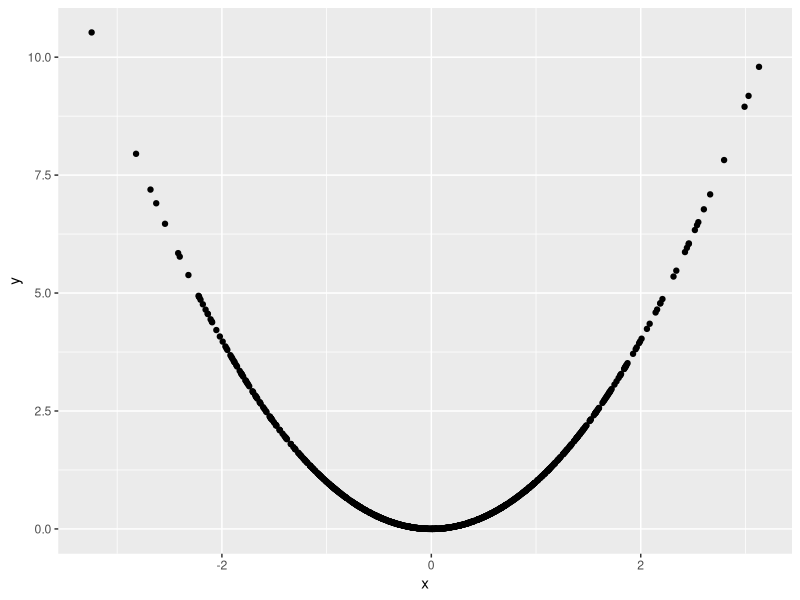

R code for this plot:
## ---- chunk 1
library(tidyverse)

# Generate a tibble with two columns, x and y

plot_df = tibble (
  x = rnorm(1000),
  y = x^2
  
)

# Scatterplot of that tibbke

ggplot(data = plot_df, aes(x = x, y = y)) + geom_point()
